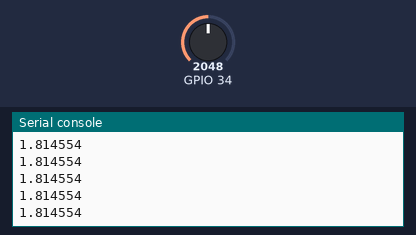
Simulated run of this program. Board: ESP32 board running MicroPython. Parts: the last lines printed to the serial console. The test bench sets the inputs (shaded band); at power-on: GPIO 34 = 2048 (analog values on the 0–4095 scale).

Above: at 1.2 s.
1.3 s: GPIO 34 set to 2866
At 1.66 s:
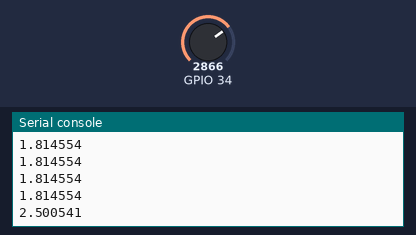
2.8 s: GPIO 34 set to 3603
At 2.94 s:
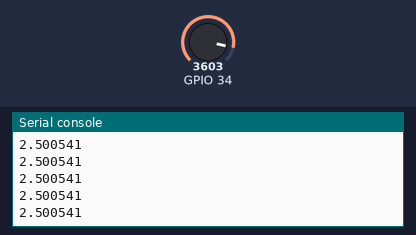
Timing chart, 0 to 5.8 s (numbered marks = the images above; inputs shaded):
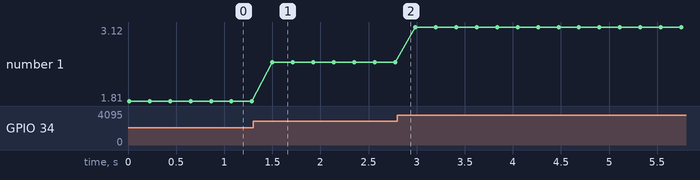

The program:

Potmeter_test.py
```python
# # A simple potmeter test program
# from machine import ADC, Pin, PWM
# from time import sleep
#
# #####
# # CONFIGURATION
# pin_potmeter=34
#
# #####
# # OBJECTS
# potmeter_adc = ADC(Pin(pin_potmeter))
# potmeter_adc.atten(ADC.ATTN_11DB) # Full range: 3.3V, 12 bits
#
# #####
# # PROGRAM
# print("ADC and potmeter test\n")
#
# while True:
# 	adc_val = potmeter_adc.read()
# 	print(adc_val)
#
# 	sleep(0.2)

# ADC_SUB code
from machine import ADC, Pin, PWM
from time import sleep
from adc_sub import ADC_substitute

#####
# CONFIGURATION
pin_potmeter=34

#####
# OBJECTS
adc=ADC_substitute(pin_potmeter)

#####
# PROGRAM
print("ADC and potmeter test\n")

while True:
    print(adc.read_voltage())
    sleep(0.2)
```

adc_sub.py
```python
# An ESP32 ADC substituting library usable from 200 mV to 2,4 V
#
# This library mitigates some of the ESP32 ADC problems:
# - noise: by averaging over 256 measurement
# - 100 mV late start, and
# - non linearity: by using own formula
#
# The library uses a fixed attenuation of 11 dB and 12 bits

from machine import ADC, Pin

class ADC_substitute():

    __adc = None

    # ADC value to voltage first degree equation coefficients
    __alpha = 0.000838616
    __beta = 0.097068


    def __init__(self, pin_adc):
        self.__adc = ADC(Pin(pin_adc))
        self.__adc.atten(ADC.ATTN_11DB)
        self.__adc.width(ADC.WIDTH_12BIT)


    def read_adc(self):
        adc_val = 0
        for i in range(256):
            adc_val += self.__adc.read()
        adc_val = adc_val >> 8

        return adc_val


    def read_voltage(self):
        adc_val = self.read_adc()

        return self.__alpha * adc_val + self.__beta
```

Measured:
- after the input at 1.3 s, the serial console: prints a new line after 0.20 s (image 1)
- plotted number 1: 1.81 → 2.5 after the input at 1.3 s, 2.5 → 3.12 after the input at 2.8 s
